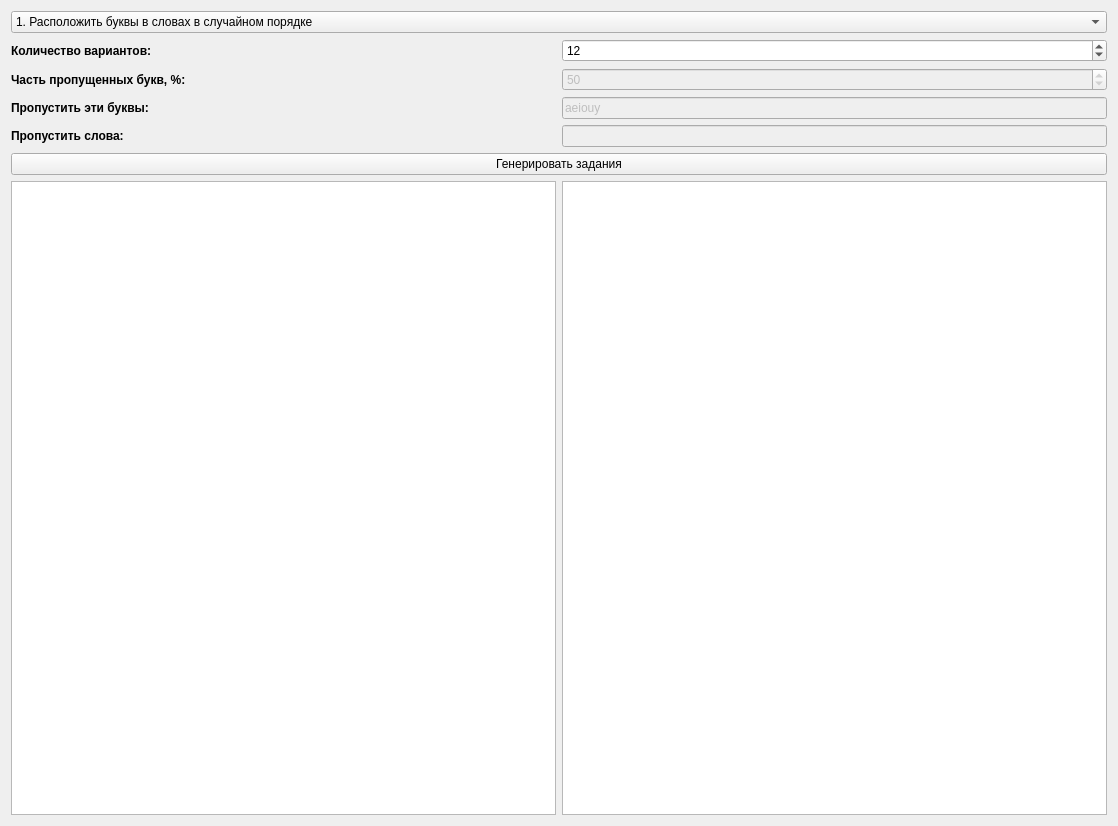
<?xml version="1.0" encoding="UTF-8"?>
<ui version="4.0">
 <class>TestDialog</class>
 <widget class="QWidget" name="TestDialog">
  <property name="geometry">
   <rect>
    <x>0</x>
    <y>0</y>
    <width>1118</width>
    <height>826</height>
   </rect>
  </property>
  <property name="sizeIncrement">
   <size>
    <width>5</width>
    <height>5</height>
   </size>
  </property>
  <property name="windowTitle">
   <string>Генератор заданий</string>
  </property>
  <layout class="QGridLayout" name="gridLayout">
   <item row="0" column="0">
    <widget class="QComboBox" name="cbTestCase">
     <property name="sizePolicy">
      <sizepolicy hsizetype="Preferred" vsizetype="Fixed">
       <horstretch>5</horstretch>
       <verstretch>0</verstretch>
      </sizepolicy>
     </property>
     <item>
      <property name="text">
       <string>1. Расположить буквы в словах в случайном порядке</string>
      </property>
     </item>
     <item>
      <property name="text">
       <string>2. Заменить часть букв нижним подчеркиванием</string>
      </property>
     </item>
     <item>
      <property name="text">
       <string>3. Пропустить определенные буквы в слове</string>
      </property>
     </item>
     <item>
      <property name="text">
       <string>4. Сопоставить слова</string>
      </property>
     </item>
     <item>
      <property name="text">
       <string>5. Расположить слова в предложениях в случайном порядке</string>
      </property>
     </item>
     <item>
      <property name="text">
       <string>6. Расположить предложения в случайном порядке</string>
      </property>
     </item>
     <item>
      <property name="text">
       <string>7. Выбрать глаголы из списка</string>
      </property>
     </item>
     <item>
      <property name="text">
       <string>8. Пропустить слова в предложении</string>
      </property>
     </item>
    </widget>
   </item>
   <item row="1" column="0">
    <layout class="QHBoxLayout" name="horizontalLayout_4">
     <item>
      <widget class="QLabel" name="label">
       <property name="sizePolicy">
        <sizepolicy hsizetype="Preferred" vsizetype="Preferred">
         <horstretch>1</horstretch>
         <verstretch>0</verstretch>
        </sizepolicy>
       </property>
       <property name="font">
        <font>
         <weight>75</weight>
         <bold>true</bold>
        </font>
       </property>
       <property name="text">
        <string>Количество вариантов:</string>
       </property>
      </widget>
     </item>
     <item>
      <widget class="QSpinBox" name="spVariantNumber">
       <property name="sizePolicy">
        <sizepolicy hsizetype="Minimum" vsizetype="Fixed">
         <horstretch>1</horstretch>
         <verstretch>0</verstretch>
        </sizepolicy>
       </property>
       <property name="minimum">
        <number>1</number>
       </property>
       <property name="maximum">
        <number>100</number>
       </property>
       <property name="value">
        <number>12</number>
       </property>
      </widget>
     </item>
    </layout>
   </item>
   <item row="2" column="0">
    <layout class="QHBoxLayout" name="horizontalLayout_3">
     <item>
      <widget class="QLabel" name="label_2">
       <property name="sizePolicy">
        <sizepolicy hsizetype="Preferred" vsizetype="Preferred">
         <horstretch>1</horstretch>
         <verstretch>0</verstretch>
        </sizepolicy>
       </property>
       <property name="font">
        <font>
         <weight>75</weight>
         <bold>true</bold>
        </font>
       </property>
       <property name="text">
        <string>Часть пропущенных букв, %:</string>
       </property>
      </widget>
     </item>
     <item>
      <widget class="QDoubleSpinBox" name="spUnderscorePart">
       <property name="enabled">
        <bool>false</bool>
       </property>
       <property name="sizePolicy">
        <sizepolicy hsizetype="Minimum" vsizetype="Fixed">
         <horstretch>1</horstretch>
         <verstretch>0</verstretch>
        </sizepolicy>
       </property>
       <property name="decimals">
        <number>0</number>
       </property>
       <property name="minimum">
        <double>10.000000000000000</double>
       </property>
       <property name="maximum">
        <double>90.000000000000000</double>
       </property>
       <property name="singleStep">
        <double>5.000000000000000</double>
       </property>
       <property name="value">
        <double>50.000000000000000</double>
       </property>
      </widget>
     </item>
    </layout>
   </item>
   <item row="3" column="0">
    <layout class="QHBoxLayout" name="horizontalLayout_2">
     <item>
      <widget class="QLabel" name="label_3">
       <property name="sizePolicy">
        <sizepolicy hsizetype="Preferred" vsizetype="Preferred">
         <horstretch>1</horstretch>
         <verstretch>0</verstretch>
        </sizepolicy>
       </property>
       <property name="font">
        <font>
         <weight>75</weight>
         <bold>true</bold>
        </font>
       </property>
       <property name="text">
        <string>Пропустить эти буквы:</string>
       </property>
      </widget>
     </item>
     <item>
      <widget class="QLineEdit" name="edMissedLetters">
       <property name="enabled">
        <bool>false</bool>
       </property>
       <property name="sizePolicy">
        <sizepolicy hsizetype="Expanding" vsizetype="Fixed">
         <horstretch>1</horstretch>
         <verstretch>0</verstretch>
        </sizepolicy>
       </property>
       <property name="text">
        <string>aeiouy</string>
       </property>
      </widget>
     </item>
    </layout>
   </item>
   <item row="4" column="0">
    <layout class="QHBoxLayout" name="horizontalLayout_5">
     <item>
      <widget class="QLabel" name="label_4">
       <property name="sizePolicy">
        <sizepolicy hsizetype="Preferred" vsizetype="Preferred">
         <horstretch>1</horstretch>
         <verstretch>0</verstretch>
        </sizepolicy>
       </property>
       <property name="font">
        <font>
         <weight>75</weight>
         <bold>true</bold>
        </font>
       </property>
       <property name="text">
        <string>Пропустить слова:</string>
       </property>
      </widget>
     </item>
     <item>
      <widget class="QLineEdit" name="edOmittedWords">
       <property name="enabled">
        <bool>false</bool>
       </property>
       <property name="sizePolicy">
        <sizepolicy hsizetype="Expanding" vsizetype="Fixed">
         <horstretch>1</horstretch>
         <verstretch>0</verstretch>
        </sizepolicy>
       </property>
      </widget>
     </item>
    </layout>
   </item>
   <item row="5" column="0">
    <widget class="QPushButton" name="btnTestGenerate">
     <property name="sizePolicy">
      <sizepolicy hsizetype="Minimum" vsizetype="Fixed">
       <horstretch>5</horstretch>
       <verstretch>0</verstretch>
      </sizepolicy>
     </property>
     <property name="text">
      <string>Генерировать задания</string>
     </property>
    </widget>
   </item>
   <item row="6" column="0">
    <layout class="QHBoxLayout" name="horizontalLayout">
     <property name="sizeConstraint">
      <enum>QLayout::SetMaximumSize</enum>
     </property>
     <item>
      <widget class="QPlainTextEdit" name="mMemoIn">
       <property name="sizePolicy">
        <sizepolicy hsizetype="Expanding" vsizetype="Expanding">
         <horstretch>1</horstretch>
         <verstretch>0</verstretch>
        </sizepolicy>
       </property>
       <property name="font">
        <font>
         <pointsize>10</pointsize>
         <stylestrategy>PreferAntialias</stylestrategy>
        </font>
       </property>
       <property name="cursor" stdset="0">
        <cursorShape>IBeamCursor</cursorShape>
       </property>
       <property name="centerOnScroll">
        <bool>true</bool>
       </property>
      </widget>
     </item>
     <item>
      <widget class="QPlainTextEdit" name="mMemoOut">
       <property name="sizePolicy">
        <sizepolicy hsizetype="Expanding" vsizetype="Expanding">
         <horstretch>1</horstretch>
         <verstretch>0</verstretch>
        </sizepolicy>
       </property>
       <property name="font">
        <font>
         <pointsize>10</pointsize>
         <stylestrategy>PreferAntialias</stylestrategy>
        </font>
       </property>
       <property name="readOnly">
        <bool>true</bool>
       </property>
       <property name="centerOnScroll">
        <bool>true</bool>
       </property>
      </widget>
     </item>
    </layout>
   </item>
  </layout>
 </widget>
 <resources/>
 <connections/>
</ui>
